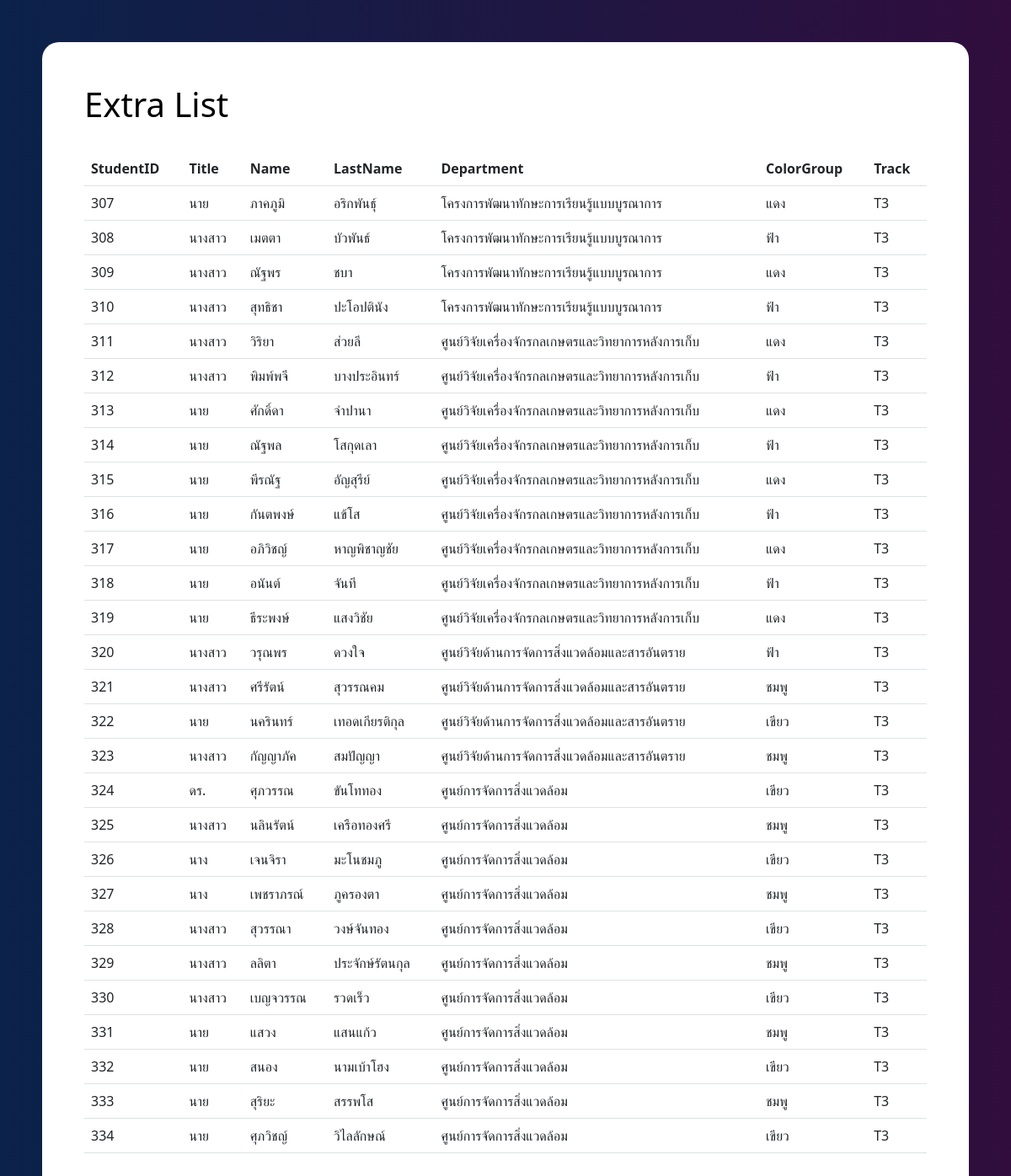
The app's page /other_member.php with its own data.
### tables this page shows
CREATE TABLE `other` (
  `ID` int(11) DEFAULT NULL,
  `Title` varchar(50) DEFAULT NULL,
  `Name` varchar(50) DEFAULT NULL,
  `LastName` varchar(50) DEFAULT NULL,
  `Department` varchar(50) DEFAULT NULL,
  `ColorGroup` varchar(50) DEFAULT NULL,
  `Track` varchar(50) DEFAULT NULL
);

### other_member.php (the view, shortened to what this page needs)
<!DOCTYPE html>
<html lang="en">
<head>
    <link rel="stylesheet" href="style.css">
    <link href="https://cdn.jsdelivr.net/npm/bootstrap@5.2.3/dist/css/bootstrap.min.css" rel="stylesheet">
</head>
<body style="margin: 50px;">
    <div class="tablebody">
        <h1>Extra List</h1>
        <br>
        <table class="table">
            <thead>
                <tr>
                    <th>StudentID</th>
                    <th>Title</th>
                    <th>Name</th>
                    <th>LastName</th>
                    <th>Department</th>
                    <th>ColorGroup</th>
                    <th>Track</th>
                </tr>
            </thead>
            <tbody>
                <?php
                $servername = "localhost";
                $username = "root";
                $password = "";
                $dbName = "final_project_v2";
                $conn = new mysqli($servername, $username, $password, $dbName);
                $sql = "SELECT * FROM `other`;";
                $result = $conn->query($sql);
                while ($row = $result->fetch_assoc()) {
                    echo "<tr>
                    <td>" . $row["ID"] . "</td>
                    <td>" . $row["Title"] . "</td>
                    <td>" . $row["Name"] . "</td>
                    <td>" . $row["LastName"] . "</td>
                    <td>" . $row["Department"] . "</td>
                    <td>" . $row["ColorGroup"] . "</td>
                    <td>" . $row["Track"] . "</td>
                </tr>";
                }
                ?>
            </tbody>
        </table>
    </div>
</body>
</html>

### style.css (style rules this page uses)
* { margin: 0; padding: 0; }
body { font-size: 120%; background: #ffffff; background: linear-gradient(to right, #0B224A, #300D3D); color: #ffff; font-family: 'Gill Sans', 'Gill Sans MT', Calibri, 'Trebuchet MS', sans-serif; }
.tablebody { padding: 50px; color: #000; background: #ffff; border-radius: 20px; }

### records on screen
other: ID "307", Title "นาย", Name "ภาคภูมิ", LastName "อริกพันธุ์", Department "โครงการพัฒนาทักษะการเรียนรู้แบบบูรณาการ", ColorGroup "แดง", Track "T3"
other: ID "308", Title "นางสาว", Name "เมตตา", LastName "บัวพันธ์", Department "โครงการพัฒนาทักษะการเรียนรู้แบบบูรณาการ", ColorGroup "ฟ้า", Track "T3"
other: ID "309", Title "นางสาว", Name "ณัฐพร", LastName "ชบา", Department "โครงการพัฒนาทักษะการเรียนรู้แบบบูรณาการ", ColorGroup "แดง", Track "T3"
other: ID "310", Title "นางสาว", Name "สุทธิชา", LastName "ปะโอปตินัง", Department "โครงการพัฒนาทักษะการเรียนรู้แบบบูรณาการ", ColorGroup "ฟ้า", Track "T3"
other: ID "311", Title "นางสาว", Name "วิริยา", LastName "ส่วยลี", Department "ศูนย์วิจัยเครื่องจักรกลเกษตรและวิทยาการหลังการเก็บ", ColorGroup "แดง", Track "T3"
other: ID "312", Title "นางสาว", Name "พิมพ์พจี", LastName "บางประอินทร์", Department "ศูนย์วิจัยเครื่องจักรกลเกษตรและวิทยาการหลังการเก็บ", ColorGroup "ฟ้า", Track "T3"
other: ID "313", Title "นาย", Name "ศักดิ์ดา", LastName "จำปานา", Department "ศูนย์วิจัยเครื่องจักรกลเกษตรและวิทยาการหลังการเก็บ", ColorGroup "แดง", Track "T3"
other: ID "314", Title "นาย", Name "ณัฐพล", LastName "โสกุดเลา", Department "ศูนย์วิจัยเครื่องจักรกลเกษตรและวิทยาการหลังการเก็บ", ColorGroup "ฟ้า", Track "T3"
other: ID "315", Title "นาย", Name "พีรณัฐ", LastName "อัญสุรีย์", Department "ศูนย์วิจัยเครื่องจักรกลเกษตรและวิทยาการหลังการเก็บ", ColorGroup "แดง", Track "T3"
other: ID "316", Title "นาย", Name "กันตพงษ์", LastName "แข้โส", Department "ศูนย์วิจัยเครื่องจักรกลเกษตรและวิทยาการหลังการเก็บ", ColorGroup "ฟ้า", Track "T3"
other: ID "317", Title "นาย", Name "อภิวิชญ์", LastName "หาญพิชาญชัย", Department "ศูนย์วิจัยเครื่องจักรกลเกษตรและวิทยาการหลังการเก็บ", ColorGroup "แดง", Track "T3"
other: ID "318", Title "นาย", Name "อนันต์", LastName "จันที", Department "ศูนย์วิจัยเครื่องจักรกลเกษตรและวิทยาการหลังการเก็บ", ColorGroup "ฟ้า", Track "T3"
other: ID "319", Title "นาย", Name "ธีระพงษ์", LastName "แสงวิชัย", Department "ศูนย์วิจัยเครื่องจักรกลเกษตรและวิทยาการหลังการเก็บ", ColorGroup "แดง", Track "T3"
other: ID "320", Title "นางสาว", Name "วรุณพร", LastName "ดวงใจ", Department "ศูนย์วิจัยด้านการจัดการสิ่งแวดล้อมและสารอันตราย", ColorGroup "ฟ้า", Track "T3"
other: ID "321", Title "นางสาว", Name "ศรีรัตน์", LastName "สุวรรณคม", Department "ศูนย์วิจัยด้านการจัดการสิ่งแวดล้อมและสารอันตราย", ColorGroup "ชมพู", Track "T3"
other: ID "322", Title "นาย", Name "นครินทร์", LastName "เทอดเกียรติกุล", Department "ศูนย์วิจัยด้านการจัดการสิ่งแวดล้อมและสารอันตราย", ColorGroup "เขียว", Track "T3"
other: ID "323", Title "นางสาว", Name "กัญญาภัค", LastName "สมปัญญา", Department "ศูนย์วิจัยด้านการจัดการสิ่งแวดล้อมและสารอันตราย", ColorGroup "ชมพู", Track "T3"
other: ID "324", Title "ดร.", Name "ศุภวรรณ", LastName "ขันโททอง", Department "ศูนย์การจัดการสิ่งแวดล้อม", ColorGroup "เขียว", Track "T3"
other: ID "325", Title "นางสาว", Name "นลินรัตน์", LastName "เครือทองศรี", Department "ศูนย์การจัดการสิ่งแวดล้อม", ColorGroup "ชมพู", Track "T3"
other: ID "326", Title "นาง", Name "เจนจิรา", LastName "มะโนชมภู", Department "ศูนย์การจัดการสิ่งแวดล้อม", ColorGroup "เขียว", Track "T3"
other: ID "327", Title "นาง", Name "เพชราภรณ์", LastName "ภูครองตา", Department "ศูนย์การจัดการสิ่งแวดล้อม", ColorGroup "ชมพู", Track "T3"
other: ID "328", Title "นางสาว", Name "สุวรรณา", LastName "วงษ์จันทอง", Department "ศูนย์การจัดการสิ่งแวดล้อม", ColorGroup "เขียว", Track "T3"
other: ID "329", Title "นางสาว", Name "ลลิตา", LastName "ประจักษ์รัตนกุล", Department "ศูนย์การจัดการสิ่งแวดล้อม", ColorGroup "ชมพู", Track "T3"
other: ID "330", Title "นางสาว", Name "เบญจวรรณ", LastName "รวดเร็ว", Department "ศูนย์การจัดการสิ่งแวดล้อม", ColorGroup "เขียว", Track "T3"
other: ID "331", Title "นาย", Name "แสวง", LastName "แสนแก้ว", Department "ศูนย์การจัดการสิ่งแวดล้อม", ColorGroup "ชมพู", Track "T3"
other: ID "332", Title "นาย", Name "สนอง", LastName "นามเบ้าโฮง", Department "ศูนย์การจัดการสิ่งแวดล้อม", ColorGroup "เขียว", Track "T3"
other: ID "333", Title "นาย", Name "สุริยะ", LastName "สรรพโส", Department "ศูนย์การจัดการสิ่งแวดล้อม", ColorGroup "ชมพู", Track "T3"
other: ID "334", Title "นาย", Name "ศุภวิชญ์", LastName "วิไลลักษณ์", Department "ศูนย์การจัดการสิ่งแวดล้อม", ColorGroup "เขียว", Track "T3"
